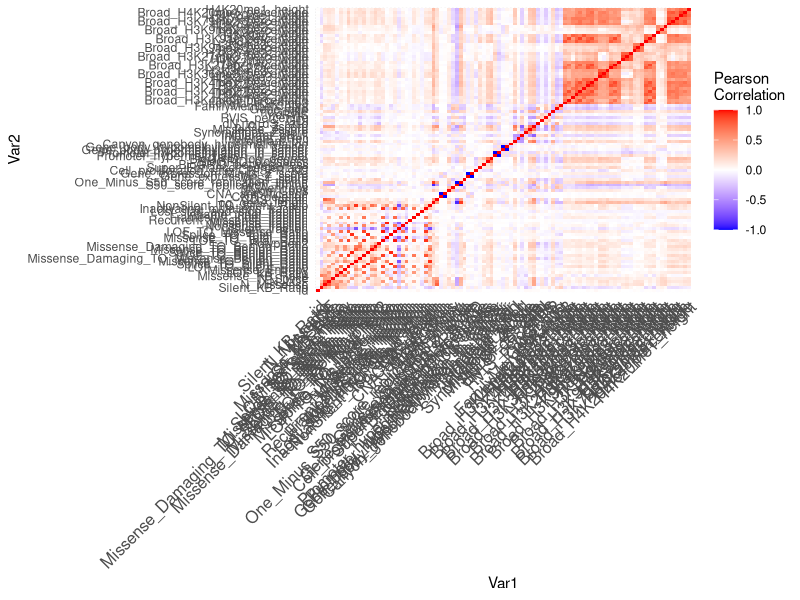
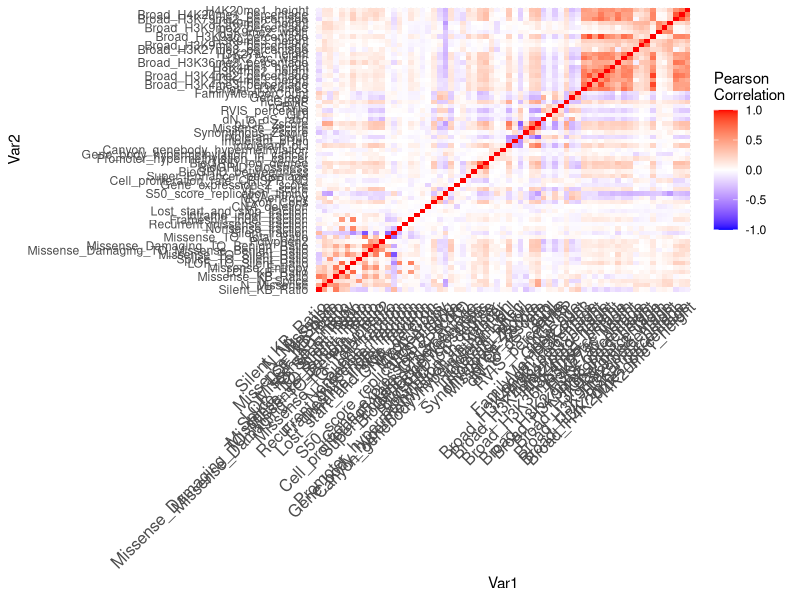
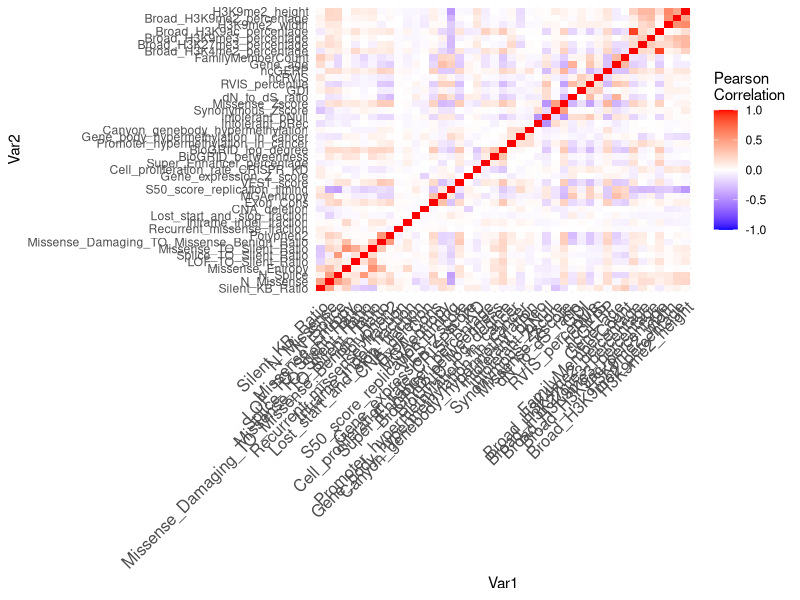
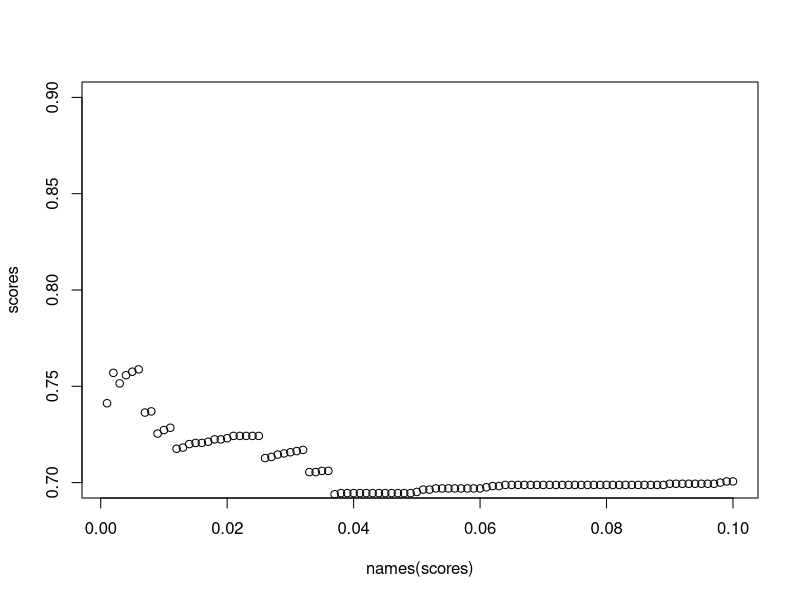
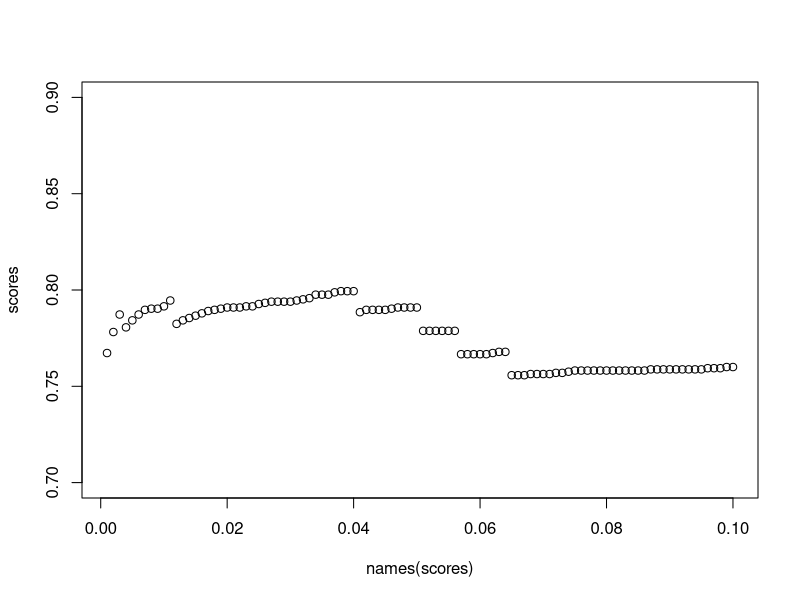
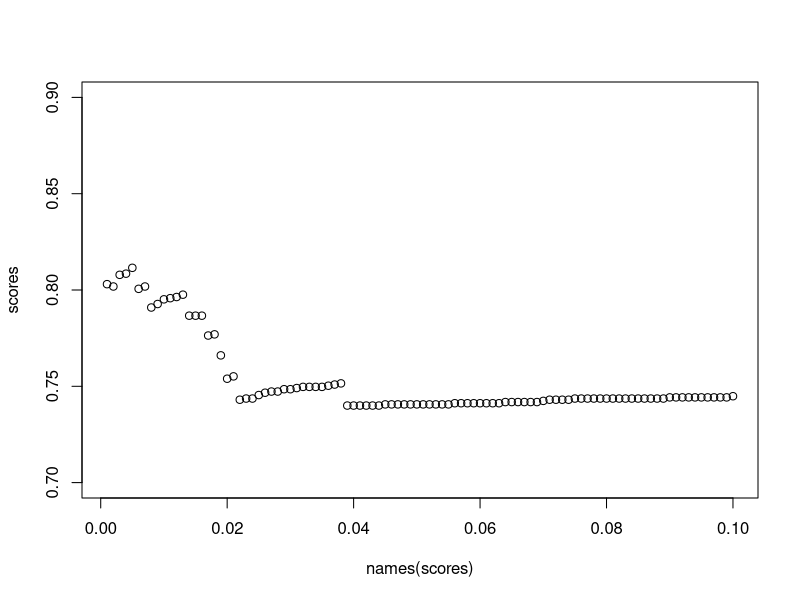
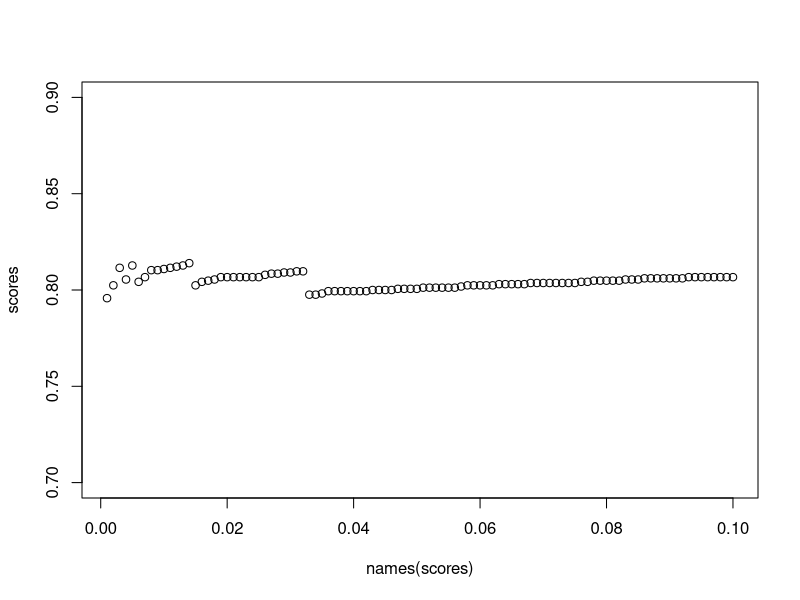
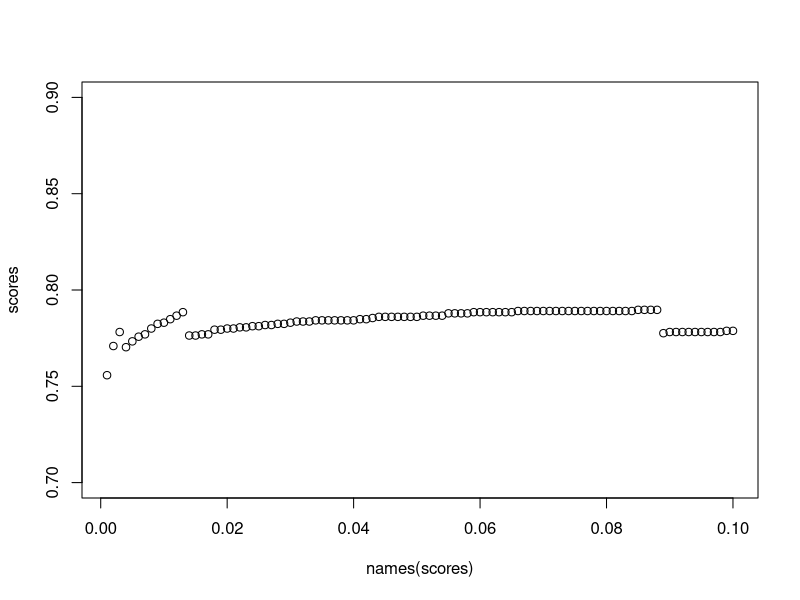

Recreate these plots in R, in order.
## ---- chunk 1
knitr::opts_chunk$set(echo = TRUE, comment = NA)
## ---- chunk 2
training <- read.csv("training.csv", stringsAsFactors = TRUE)
training$class <- factor(training$class)
levels(training$class) <- c("NG", "OG", "TSG")
outlier <- function(data) {
  low <- mean(data) - 3 * sd(data)
  high <- mean(data) + 3 * sd(data)
  which(data < low | data > high)
}
# library(ggplot2)
# scatter <- function(var) {
#   ggplot(training, aes_string(var, "class")) +
#     geom_jitter(width = 0.05, height = 0.1, size = 0.1,
#                 colour = rgb(0, 0, 0, alpha = 1 / 3))
# }
# scat_plot <- lapply(names(training)[-99], scatter)
# library(gridExtra)
# grid.arrange(grobs = scat_plot[1:20], ncol = 4)
# grid.arrange(grobs = scat_plot[21:40], ncol = 4)
# grid.arrange(grobs = scat_plot[41:60], ncol = 4)
# grid.arrange(grobs = scat_plot[61:80], ncol = 4)
# grid.arrange(grobs = scat_plot[81:98], ncol = 4)
outlier_index <- sort(table(unlist(lapply(training[,-99], outlier))), decreasing = TRUE)
outlier_index[1:100]
training <- training[-as.numeric(names(outlier_index)[1:50]),]
sort(training$Missense_TO_Silent_Ratio, decreasing = TRUE)[1:10]
training <- training[-which(training$Missense_TO_Silent_Ratio > 100), ]
sort(training$Missense_KB_Ratio, decreasing = TRUE)[1:10]
training <- training[-which(training$Missense_KB_Ratio > 2000), ]
sort(training$LOF_TO_Silent_Ratio, decreasing = TRUE)[1:10]
training <- training[-which(training$LOF_TO_Silent_Ratio > 5), ]
sort(training$Gene_expression_Z_score, decreasing = TRUE)[1:10]
training <- training[-which(training$Gene_expression_Z_score > 4), ]
sort(training$dN_to_dS_ratio, decreasing = TRUE)[1:10]
training <- training[-which(training$dN_to_dS_ratio > 5),]
sort(training$Silent_KB_Ratio, decreasing = TRUE)[1:10]
training <- training[-which(training$Silent_KB_Ratio > 200), ]
sort(training$Lost_start_and_stop_fraction, decreasing = TRUE)[1:10]
training <- training[-which(training$Lost_start_and_stop_fraction > 0.2),]
sort(training$Synonymous_Zscore, decreasing = FALSE)[1:10]
training <- training[-which(training$Synonymous_Zscore < -15), ]
numeric_training <- training[,-99]

n_zeroes <- rep(NA, nrow(numeric_training))

for(i in seq_len(nrow(numeric_training))){
  row_i_zeroes <- 0
  for(j in seq_len(ncol(numeric_training))){
    if(round(numeric_training[i,j], digits = 5) == 0){
      row_i_zeroes <- row_i_zeroes + 1
    }
  }
  n_zeroes[i] <- row_i_zeroes
}
training <- training[n_zeroes <= 50, ]
# Remove 1 of 2 variables that have r value of 1 or -1 (i.e. perfectly correlated)
perf_corr <- which(abs(cor(training[,-99])) == 1, arr.ind = TRUE)
which(perf_corr[,1] != perf_corr[,2])
training <- training[, -43]
## ---- chunk 3
# library(ggplot2)
# scatter <- function(var) {
#   ggplot(training, aes_string(var, "class")) +
#     geom_jitter(width = 0.05, height = 0.1, size = 0.1,
#                 colour = rgb(0, 0, 0, alpha = 1 / 3))
# }
# scat_plot <- lapply(names(training)[-98], scatter)
# library(gridExtra)
# grid.arrange(grobs = scat_plot[1:20], ncol = 4)
# grid.arrange(grobs = scat_plot[21:40], ncol = 4)
# grid.arrange(grobs = scat_plot[41:60], ncol = 4)
# grid.arrange(grobs = scat_plot[61:80], ncol = 4)
# grid.arrange(grobs = scat_plot[81:97], ncol = 4)
## ---- chunk 4
library(dplyr)
#function to calculate wca
score <- function (conf_mat) {
  print(sum(diag(conf_mat) * c(1, 20, 20)))
  print(sum(diag(conf_mat) * c(1, 20, 20)) / sum(apply(conf_mat, 2, sum) * c(1, 20, 20)))
}

# Set new threshold to account for unbalanced data
classify <- function(probs, k) {
  if (any(probs[2:3] > k)) {
    subset <- probs[2:3]
    output <- which(subset == max(subset))
    if (length(output) > 1) {
        output <- sample(1:2, 1)
    }
  } else {
    output <- 0
  }
  output
}
## ---- chunk 5
library(dplyr)
library(caret)
set.seed(12)
mn <- nnet::multinom(class ~ ., data = training, model = TRUE)
tidymn <- broom::tidy(mn) %>% arrange(p.value)
tidymn <- tidymn %>% filter(p.value < 0.05 / nrow(tidymn))
terms <- unique(tidymn$term)[-1]
library(dplyr)
sig <- logical(97)
names(sig) <- names(training)[-98]
k <- 1
diffs <- logical(97)
for (var in names(training)[-98]) {
  model <- aov(training[[var]] ~ factor(training$class))
  sig[k] <- summary(model)[[1]][1, 5]
  diffs[k] <- all(TukeyHSD(model)$`factor(training$class)`[, 4] < 0.05 / 97)
  k <- k + 1
}
sort(sig[diffs])
score <- function (conf_mat) {
  sum(diag(conf_mat) * c(1, 20, 20)) / sum(apply(conf_mat, 2, sum) * c(1, 20, 20))
}

sig_terms <- names(sort(sig[diffs]))
combo_terms <- table(c(terms, sig_terms)) == 2
final_terms <- names(combo_terms[combo_terms])
term_mat <- cor(training %>% select(all_of(final_terms)))
ind_terms <- final_terms[-c(1, 3, 4, 5, 10, 11, 13, 14, 15, 17)]

vars <- training
cor_mtx = round(cor(vars[, names(vars) != "class"]), 2)
library(reshape2)
#reshape it
melted_cor_mtx <- melt(cor_mtx)

#draw the heatmap
cor_heatmap = ggplot(data = melted_cor_mtx, aes(x=Var1, y=Var2, fill=value)) + geom_tile()
cor_heatmap = cor_heatmap +
scale_fill_gradient2(low = "blue", high = "red", mid = "white", midpoint = 0, limit = c(-1,1), space = "Lab", name="Pearson\nCorrelation") + 
theme_minimal() +
theme(axis.text.x = element_text(angle = 45, vjust = 1, size = 12, hjust = 1))

cor_heatmap
which(abs(cor_mtx) > 0.75, arr.ind = TRUE)
# Eliminate all but one of a set of variables highly correlated with one another
vars <- vars[, -c(1, 4, 32, 13, 18, 21, 29, 14, 20, 15, 30,
                  15, 24, 31, 38, 34, 41, 48, 50, 68, 86, 88,
                  71, 72, 78, 74, 76, 80, 82, 83, 92, 94, 95)]
cor_mtx = round(cor(vars[, names(vars) != "class"]), 2)
library(reshape2)
#reshape it
melted_cor_mtx <- melt(cor_mtx)

#draw the heatmap
cor_heatmap = ggplot(data = melted_cor_mtx, aes(x=Var1, y=Var2, fill=value)) + geom_tile()
cor_heatmap = cor_heatmap +
scale_fill_gradient2(low = "blue", high = "red", mid = "white", midpoint = 0, limit = c(-1,1), space = "Lab", name="Pearson\nCorrelation") + 
theme_minimal() +
theme(axis.text.x = element_text(angle = 45, vjust = 1, size = 12, hjust = 1))

cor_heatmap
which(abs(cor_mtx) > 0.6, arr.ind = TRUE)
# Eliminate all but one of a set of variables highly correlated with one another
vars <- vars[, -c(4, 5, 15, 17, 11, 13, 14, 29, 39, 47,
                  48, 51, 49, 54, 55, 52, 58, 63, 65,
                  34, 64, 53)]
cor_mtx = round(cor(vars[, names(vars) != "class"]), 2)
library(reshape2)
#reshape it
melted_cor_mtx <- melt(cor_mtx)

#draw the heatmap
cor_heatmap = ggplot(data = melted_cor_mtx, aes(x=Var1, y=Var2, fill=value)) + geom_tile()
cor_heatmap = cor_heatmap +
scale_fill_gradient2(low = "blue", high = "red", mid = "white", midpoint = 0, limit = c(-1,1), space = "Lab", name="Pearson\nCorrelation") + 
theme_minimal() +
theme(axis.text.x = element_text(angle = 45, vjust = 1, size = 12, hjust = 1))

cor_heatmap
set.seed(12)
mn <- nnet::multinom(class ~ ., data = vars, model = TRUE)
tidymn <- broom::tidy(mn) %>% arrange(p.value)
tidymn <- tidymn %>% filter(p.value < 0.05 / nrow(tidymn))
terms <- unique(tidymn$term)[-1]
terms
## ---- chunk 6
vars <- training %>% select(all_of(terms), class)
set.seed(91232)
thresh_list <- list()
length(thresh_list) <- 10
j <- 1
for (rand in ceiling(runif(10, min = 1, max = 10000000))) {
  set.seed(rand)
  vars_test <- createDataPartition(vars$class, p = 0.8, 
                                    list = FALSE)
  vars_train <- vars[vars_test, ]
  vars_test <- vars[-vars_test, ]
  
  train_cont <- trainControl(method = "cv", number = 5, classProbs = TRUE, savePredictions = TRUE)
  lda_ft <- train(class ~ ., data = vars_train, method = "lda", preProc = c("center", "scale"),
                  trControl = train_cont)
  preds <- predict(lda_ft, newdata = vars_test, type = "prob")
  scores <- numeric(100)
  for (i in seq(from = 0.001, to = 0.1, by = 0.001)) {
    lda_mod <- table("pred"=apply(preds, 1, classify, k = i), "obs" = vars_test$class)
    lda_mod
    scores[i*1000] <- score(lda_mod)
  }
  names(scores) <- seq(from = 0.001, to = 0.1, by = 0.001)
  plot(scores ~ names(scores), ylim = c(0.7, 0.9),)
  best_thresh <- names(scores)[scores == max(scores)]
  max(scores)
  thresh_list[[j]] <- best_thresh
  j <- j + 1
}
mean(as.numeric(unlist(thresh_list)))
median(as.numeric(unlist(thresh_list)))
set.seed(03)
  vars_test <- createDataPartition(vars$class, p = 0.8, 
                                    list = FALSE)
  vars_train <- vars[vars_test, ]
  vars_test <- vars[-vars_test, ]
  train_cont <- trainControl(method = "cv", number = 5, classProbs = TRUE, savePredictions = TRUE)
  lda_ft <- train(class ~ ., data = vars_train, method = "lda", preProc = c("center", "scale"),
                  trControl = train_cont)
    preds <- predict(lda_ft, newdata = vars_test, type = "prob")
 lda_mod <- table("pred"=apply(preds, 1, classify, k = 0.01), "obs" = vars_test$class)
  lda_mod
  score(lda_mod)
## ---- chunk 7
tests <- read.csv("test.csv")
preds <- predict(lda_ft, newdata = tests, type = "prob")
preds <- apply(preds, 1, classify, k = 0.01)
names(preds) <- tests$id
csv_file <- data.frame(id = tests$id,
                       class = preds)
#write.csv(csv_file, "modelpredictions12.csv", row.names = FALSE)
model_10 <- read.csv("modelpredictions10.csv")
table("BEST MOD" = model_10$class, csv_file$class)
